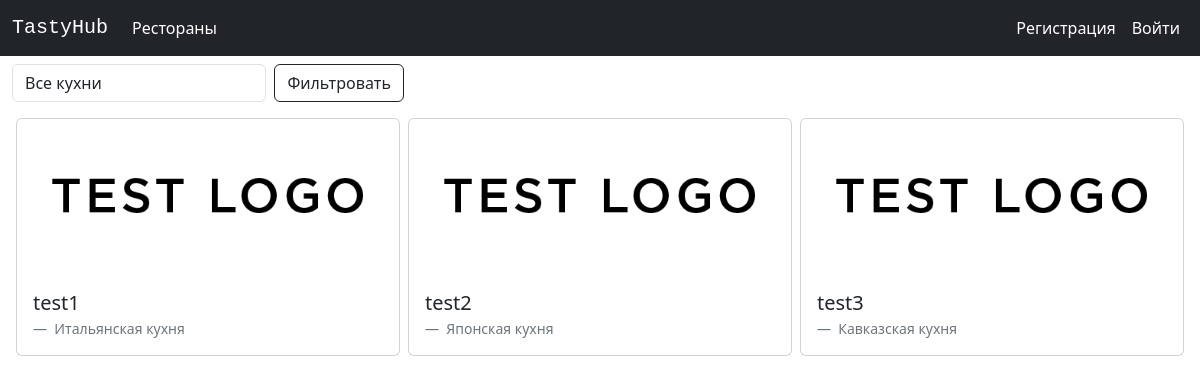
The app's page /, older data.
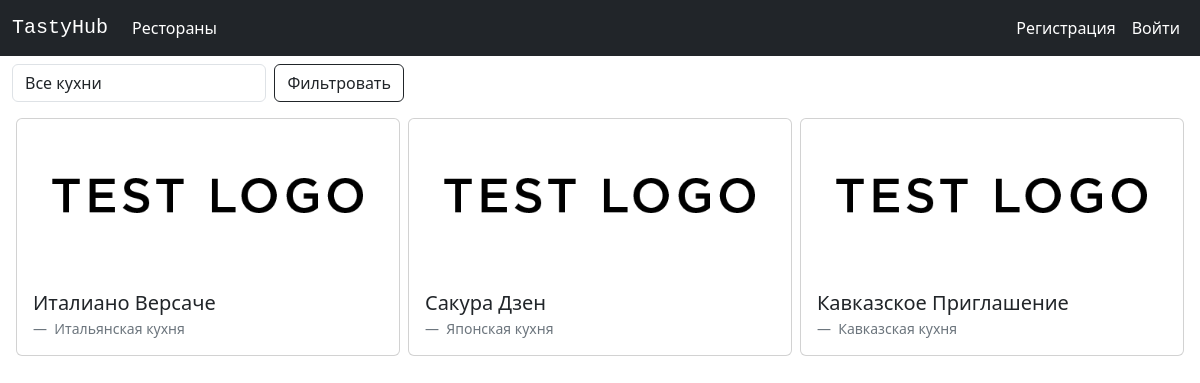
The same page, newer data.
### restaurants/models.py (models this page shows, shortened)
class Restaurant(models.Model):
    name = models.CharField(max_length=64, blank=False, null=False)
    avg_check = models.FloatField(default=0, blank=False, null=False)
    address = models.CharField(max_length=128, blank=False, null=False)
    contacts = models.CharField(max_length=128, blank=False, null=False)
    description = models.TextField(max_length=512, blank=False, null=False)
    working_mode = models.TextField(max_length=64, blank=False, null=False)
    logo = models.ImageField(upload_to='restaurant_logos', blank=False, null=False)
    date_create = models.DateTimeField(auto_now_add=True)
    date_edit = models.DateTimeField(auto_now=True)
    admin_user = models.ForeignKey(User, on_delete=models.SET_NULL, null=True)
    kitchen_type = models.ForeignKey(KitchenType, on_delete=models.SET_NULL, null=True)

class KitchenType(models.Model):
    worthes = [
        ('Низкая', 'Низкая'),
        ('Средняя', 'Средняя'),
        ('Высокая', 'Высокая')
    ]
    name = models.CharField(max_length=32, blank=False, null=False)
    worth = models.CharField(max_length=16, choices=worthes, default='Низкая')
    def __str__(self):
        return f'{self.name}'

### restaurants/views/Index.py (the view, shortened to what this page needs)
# urls.py: path('', Index.as_view(), name='index'),
class Index(View):
    @staticmethod
    def get(request):
        restaurants = Restaurant.objects.all()
        context = {'FilterForm': FilterForm(), 'restaurants': restaurants}
        return render(request, 'restaurants/index_page.html', context)

### restaurants/forms.py
class FilterForm(forms.Form):
    name = forms.ModelChoiceField(
        queryset=KitchenType.objects.filter(restaurant__isnull=False).distinct(),
        empty_label='Все кухни',
        widget=forms.Select(attrs={'class': 'form-control'}),
        label=False,
        required=False
    )

### restaurants/templates/restaurants/index_page.html (shortened to what this page needs)
{% extends 'restaurants/base.html' %}
{% load static %}
{% block content %}
    <main class="flex-grow-1 flex-shrink-0">
        <div class="container-fluid mt-2 pb-2">
            <form method="post">
                <div class="col-lg-4 col-md-8 col-12 d-flex">
                    {{ FilterForm }}
                    <button class="btn btn-outline-dark ms-2" type="submit">Фильтровать</button>
                </div>
            </form>
            <div class="mt-2 px-1 row row-cols-1 row-cols-lg-3 g-2">
                {% for restaurant in restaurants %}
                    <div class="col d-flex justify-content-center">
                        <div class="card">
                            <a class="text-decoration-none text-dark" href="{% url 'restaurant' restaurant.pk %}">
                                <img src="{{ restaurant.logo.url }}" class="card-img-top" alt="#">
                                <div class="card-body">
                                    <figure class="mb-0">
                                        <blockquote class="blockquote">
                                            <p>{{ restaurant.name }}</p>
                                        </blockquote>
                                        <figcaption class="blockquote-footer mb-0">
                                            {{ restaurant.kitchen_type }} кухня
                                        </figcaption>
                                    </figure>
                                </div>
                            </a>
                        </div>
                    </div>
                {% endfor %}
            </div>
        </div>
    </main>
{% endblock %}

Row changes from the older to the newer data that the page shows:
changed Restaurant "Итальянская": name "test1" → "Италиано Версаче"
changed Restaurant "Японская": name "test2" → "Сакура Дзен"
changed Restaurant "Кавказская": name "test3" → "Кавказское Приглашение"
